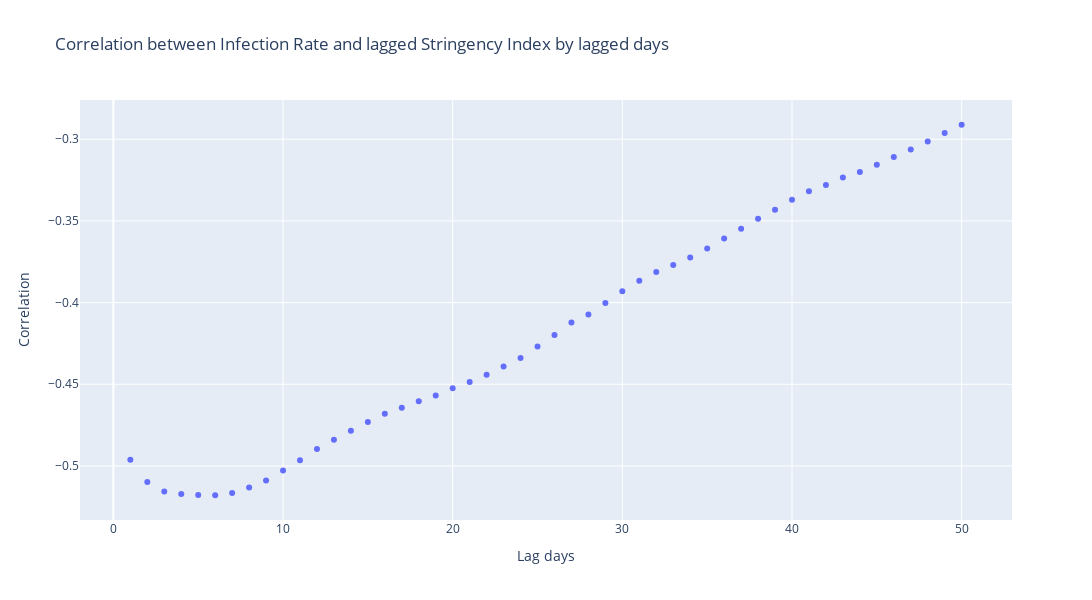

This figure's notebook cell:
### Code cell
px.scatter(x=[lag for lag in range(1, len(correlations) + 1)], y=correlations, labels={'x': 'Lag days', 'y': 'Correlation'}, title='Correlation between Infection Rate and lagged Stringency Index by lagged days', height=600, width=1500)

### Figure 1 — Plotly figure (JSON) as saved in the notebook; plotly's stock layout.template omitted (floating-point values rounded to 4 significant figures)
{"data": [{"hovertemplate": "Lag days=%{x}<br>Correlation=%{y}<extra></extra>", "legendgroup": "", "marker": {"color": "#636efa", "symbol": "circle"}, "mode": "markers", "name": "", "orientation": "v", "showlegend": false, "type": "scatter", "x": [1, 2, 3, 4, 5, 6, 7, 8, 9, 10, 11, 12, 13, 14, 15, 16, 17, 18, 19, 20, 21, 22, 23, 24, 25, 26, 27, 28, 29, 30, 31, 32, 33, 34, 35, 36, 37, 38, 39, 40, 41, 42, 43, 44, 45, 46, 47, 48, 49, 50], "xaxis": "x", "y": [-0.4962, -0.5097, -0.5156, -0.5172, -0.5178, -0.5179, -0.5166, -0.5132, -0.5089, -0.5028, -0.4965, -0.4897, -0.484, -0.4785, -0.4731, -0.4681, -0.4644, -0.4604, -0.4569, -0.4525, -0.4486, -0.4441, -0.4391, -0.4339, -0.4268, -0.4199, -0.4122, -0.4074, -0.4003, -0.393, -0.3866, -0.3813, -0.377, -0.3723, -0.3669, -0.3608, -0.3548, -0.3487, -0.3431, -0.337, -0.3318, -0.328, -0.3234, -0.3201, -0.3156, -0.3109, -0.3063, -0.3014, -0.2962, -0.2911], "yaxis": "y"}], "layout": {"height": 600, "legend": {"tracegroupgap": 0}, "title": {"text": "Correlation between Infection Rate and lagged Stringency Index by lagged days"}, "width": 1500, "xaxis": {"anchor": "y", "domain": [0, 1], "title": {"text": "Lag days"}}, "yaxis": {"anchor": "x", "domain": [0, 1], "title": {"text": "Correlation"}}}}
